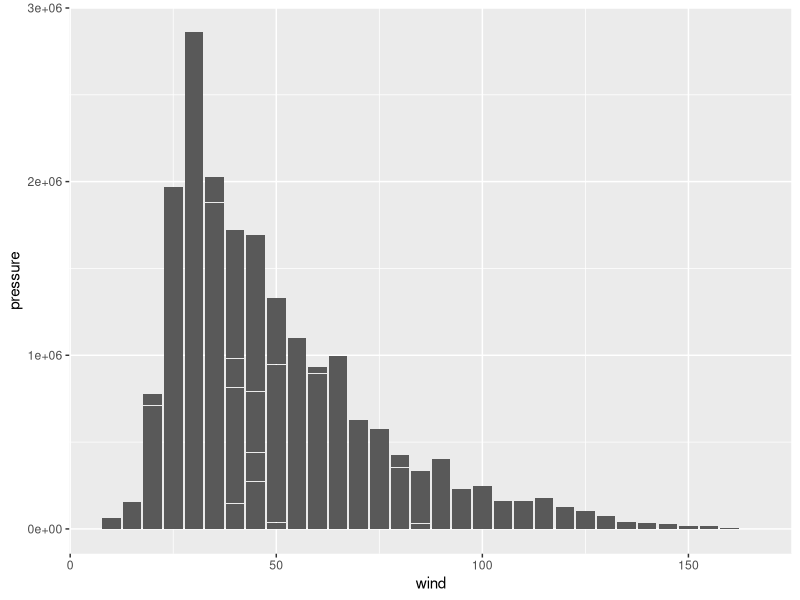

Generate this figure with R:
## ---- chunk 1
library(tidyverse)
storms %>% 
  ggplot( 
  mapping = aes(x = wind, y = pressure)) +
  geom_col()
## ---- chunk 2
#| echo: false
2 * 2
